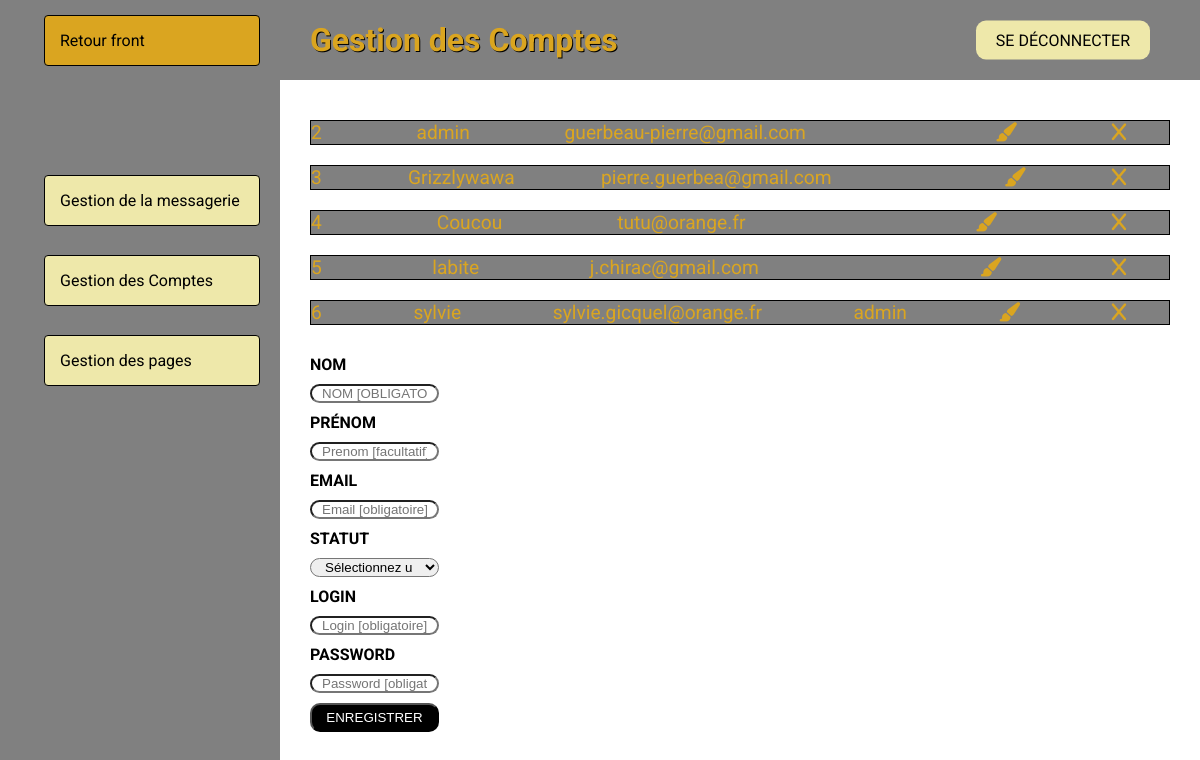
Page /back/back.php?action=compte (signed in) on the committed database.
### tables this page shows
CREATE TABLE `comptes` (
  `id_compte` int(2) NOT NULL,
  `nom_compte` varchar(50) NOT NULL,
  `prenom_compte` varchar(50) NOT NULL,
  `email_compte` varchar(100) NOT NULL,
  `login_compte` varchar(50) NOT NULL,
  `pass_compte` blob,
  `img_compte` varchar(100) DEFAULT NULL,
  `statut_compte` varchar(15) NOT NULL
);

### back/compte.php (the view, shortened to what this page needs)
<?php
if (isset($_SESSION['id_compte'])) {
    $requete = "SELECT * FROM comptes ORDER BY id_compte ASC";
    $resultat = mysqli_query($connexion, $requete);
    $content = "";
    while ($ligne = mysqli_fetch_object($resultat)) {
        $content .= "<details>";
        $content .= "<summary>";
        $content .= "<div>" . $ligne->id_compte . "</div>";
        $content .= "<div>" . $ligne->login_compte . " " . "</div>";
        $content .= "<div>" . $ligne->email_compte . "</div>";
        $content .= "<div>" . $ligne->statut_compte . "</div>";
        $content .= "<div><a href=\"back.php?action=compte&cas=recharger_compte&id_compte=" . $ligne->id_compte . "\"  ><i style=\"color: goldenrod;\" class=\"fa-solid fa-paintbrush\"></i></a></div>";
        $content .= "<div><a href=\"back.php?action=compte&cas=avertir_compte&id_compte=" . $ligne->id_compte . "\"><i style=\"color: goldenrod;\" class=\"fa-solid fa-x\"></i></a></div>";
        $content .= "</summary>";
        $content .= "<div id=\"nom_compte\">" . $ligne->nom_compte . " " . $ligne->prenom_compte . "</div>";
        $content .= "</details>";
    }
} else {
    header("Location:../log/login.php");
}
?>

### css/root.css (style rules this page uses)
:root { --color1: #1dba90; --color2: #d34273; --color3: #3d3d3d; --color4: #fff; --padding_h: 15%; --padding_v: 40px; --header_h: 80px; }
* { padding: 0; margin: 0; box-sizing: border-box; outline: none; }
html { scroll-behavior: smooth; }

### css/back.css (style rules this page uses)
body { font-family: 'Roboto'; }
#left { position: fixed; top: 0; left: 0; width: 280px; height: 100vh; padding: 15px 20px; background-color: gray; }
#left #menu { display: flex; flex-direction: column; flex-wrap: wrap; list-style-type: none; }
#left a { display: block; background-color: palegoldenrod; margin-left: 10%; color: black; text-decoration: none; padding: 15px; border-radius: 4px; border: solid 1px black; margin-bottom: 10px; }
#left li:first-child { margin-bottom: 80px; }
#left li:first-child a { background-color: goldenrod; }
#title { position: fixed; top: 0; left: 280px; width: calc(100% - 280px); height: 80px; background-color: gray; display: flex; align-items: center; padding-inline: 30px; z-index: 2; }
#title a { text-decoration: none; color: black; background-color: palegoldenrod; padding: 10px 20px; border-radius: 10px; }
#title h1 { font-size: 2rem; color: goldenrod; text-shadow: 1px 1px black; }
#logout { position: absolute; right: 50px; top: 50%; transform: translate(0, -50%); z-index: auto; }
#right { position: fixed; top: 80px; left: 280px; width: calc(100% - 280px); min-height: calc(100vh - 80px); padding: 30px; }
#right details > summary { display: flex; flex-wrap: wrap; justify-content: space-between; background-color: gray; border: solid 1px black; margin-block: 10px; color: goldenrod; }
#right summary div { padding-right: 5%; font-size: 1.2rem; }
#nom { text-transform: uppercase; }
#form_compte, #form_page { margin-top: 10px; display: flex; flex-direction: column; }
#form_compte input, #form_compte select { border-radius: 10px; padding-inline: 10px; width: 15%; }
#form_compte label { margin-block: 10px; text-transform: uppercase; font-weight: bold; }
#submit { margin-top: 10px; background-color: black; color: white; padding-block: 5px; }

### css/editor.css (style rules this page uses)
:root { --primary-editor: #a0a0a0; --primary-editor-dark: #868686; --white-editor: #f3f3f3; --white-editor-true: #fff; --black-editor: #232323; --overlay: rgba(0,0,0,.6); }

### rows in the picture
comptes: id_compte "2", login_compte "admin", email_compte "guerbeau-pierre@gmail.com"
comptes: id_compte "3", login_compte "Grizzlywawa", email_compte "pierre.guerbea@gmail.com"
comptes: id_compte "4", login_compte "Coucou", email_compte "tutu@orange.fr"
comptes: id_compte "5", login_compte "labite", email_compte "j.chirac@gmail.com"
comptes: id_compte "6", login_compte "sylvie", email_compte "sylvie.gicquel@orange.fr", statut_compte "admin"
